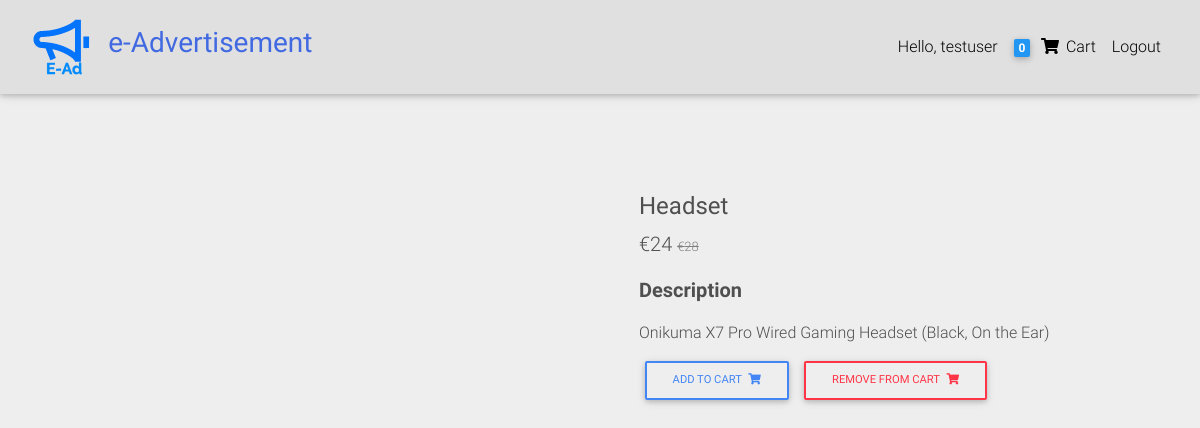
The app's page /product/headset/ (signed in) with its own data.
### catalog/models.py (models this page shows, shortened)
class Order(models.Model):
    user = models.ForeignKey(User, on_delete=models.CASCADE)
    items = models.ManyToManyField(OrderItem)
    address = models.ForeignKey(
        "Address", on_delete=models.SET_NULL, blank=True, null=True)
    payment = models.ForeignKey(
        "Payment", on_delete=models.SET_NULL, blank=True, null=True)
    coupon = models.ForeignKey(
        "Coupon", on_delete=models.SET_NULL, blank=True, null=True)
    ordered = models.BooleanField(default=False)
    start_date = models.DateTimeField(auto_now_add=True)
    ordered_date = models.DateTimeField()

class Item(models.Model):
    title = models.CharField(max_length=200)
    price = models.IntegerField()
    discount_price = models.IntegerField(blank=True, null=True)
    slug = models.SlugField()
    status = models.CharField(max_length=200)
    category = models.CharField(choices=CATEGORY_CHOICES, max_length=2)
    label = models.CharField(choices=LABEL_CHOICES, max_length=2)
    description = models.TextField()
    image = models.ImageField(default='default.jpg', upload_to='productImages')
    def get_add_to_cart_url(self):
        return reverse('add_to_cart', kwargs={'slug': self.slug})
    def get_remove_from_cart_url(self):
        return reverse('remove_from_cart', kwargs={'slug': self.slug})

### catalog/views.py (the view)
# urls.py: path('product/<slug>/', ProductDetail.as_view(), name='product'),
class ProductDetail(DetailView):
    model = Item
    template_name = 'product.html'

### catalog/templatetags/cart_template_tags.py (called while the page is built)
@register.filter
def cart_item_count(user):
    if user.is_authenticated:
        qs = Order.objects.filter(user=user, ordered=False)
        if qs.exists():
            order = qs[0]
            return order.items.count()
    return 0

### templates/product.html (shortened to what this page needs)
{% extends 'base.html' %}
{% block content %}
<main class="mt-5 pt-4">
  <div class="container dark-grey-text mt-5">
    <div class="row wow fadeIn">
      <div class="col-md-6 mb-4">
      </div>
      <div class="col-md-6 mb-4">
        <div class="p-4">
          <div class="mb-3">
          <h4 class="mt-3"><strong>{{object.title}}</strong></h4>
          <p class="lead">
            <span class="mr-1">
              {% if object.discount_price %}
                <span>€{{object.discount_price}}</span>
                <span style="font-size: small; color: gray"><del>€{{object.price}}</del></span>
              {% else %}
                <span>€{{object.price}}</span>
              {% endif %}
            </span>
          </p>
          </div>
          <p class="lead font-weight-bold">Description</p>
          <p>{{object.description}}</p>
            <a href="{{object.get_add_to_cart_url}}" class="btn btn-outline-primary btn-md my-0 p" type="submit">Add to cart
            <i class="fas fa-shopping-cart ml-1"></i>
          </a>
          <a href="{{object.get_remove_from_cart_url}}" class="btn btn-outline-danger btn-md my-0 p" type="submit">Remove from cart
            <i class="fas fa-shopping-cart ml-1"></i>
          </a>
        </div>
      </div>
    </div>
  </div>
</main>
{% endblock content %}

### templates/base.html (shortened to what this page needs)
{% load static %}
{% load cart_template_tags %}
<!DOCTYPE html>
<html lang="en">
<head>
  <link rel="stylesheet" href="https://use.fontawesome.com/releases/v5.11.2/css/all.css">
  <link href="{% static 'css/bootstrap.min.css' %}" rel="stylesheet">
  <link href="{% static 'css/mdb.min.css' %}" rel="stylesheet">
  <link href="{% static 'css/style.min.css' %}" rel="stylesheet">
</head>
<body style="background-color: #EEE;">
<nav class="navbar fixed-top navbar-expand-lg navbar-light bg-light scrolling-navbar">
<div class="container-fluid">
    <a class="navbar-brand waves-effect" href="{% url 'home' %}">
      <img class="ml-0 pl-0" style="height: 60px;" src="{% static 'logo-black.svg' %}" alt="Logo">
    </a>
    <h3 style="color:royalblue;"><strong>e-Advertisement</strong></h3>
    <div class="collapse navbar-collapse" id="navbarSupportedContent">
    <ul class="navbar-nav nav-flex-icons">
      {% if request.user.is_authenticated %}
        <li class="nav-item">
          <a class="nav-link waves-effect" href="#">Hello, {{request.user.username}}
          </a>
        </li>
        <li class="nav-item">
        <a href="{% url 'order_summary' %}" class="nav-link waves-effect">
            <span class="badge blue z-depth-1 mr-1">{{ request.user|cart_item_count}}</span>
            <i class="fas fa-shopping-cart"></i>
            <span class="clearfix d-none d-sm-inline-block"> Cart </span>
        </a>
        </li>
         <li class="nav-item">
          <a class="nav-link waves-effect" href="{% url 'account_logout' %}">Logout
          </a>
        </li>
      {% endif %}
    </ul>
    </div>
</div>
</nav>
<div class="p-3 text-center"></div>
{% block content %}
{% endblock content %}
</body>
</html>

### templates/base.html (style rules this page uses)
html, body, header, .carousel { height: 60vh; }

### records on screen
Item: title "Headset", discount_price "24", price "28", description "Onikuma X7 Pro Wired Gaming Headset (Black, On the Ear)"

### other values on screen
{{ request.user.username }} "testuser"
{{ request.user|cart_item_count }} "0"
